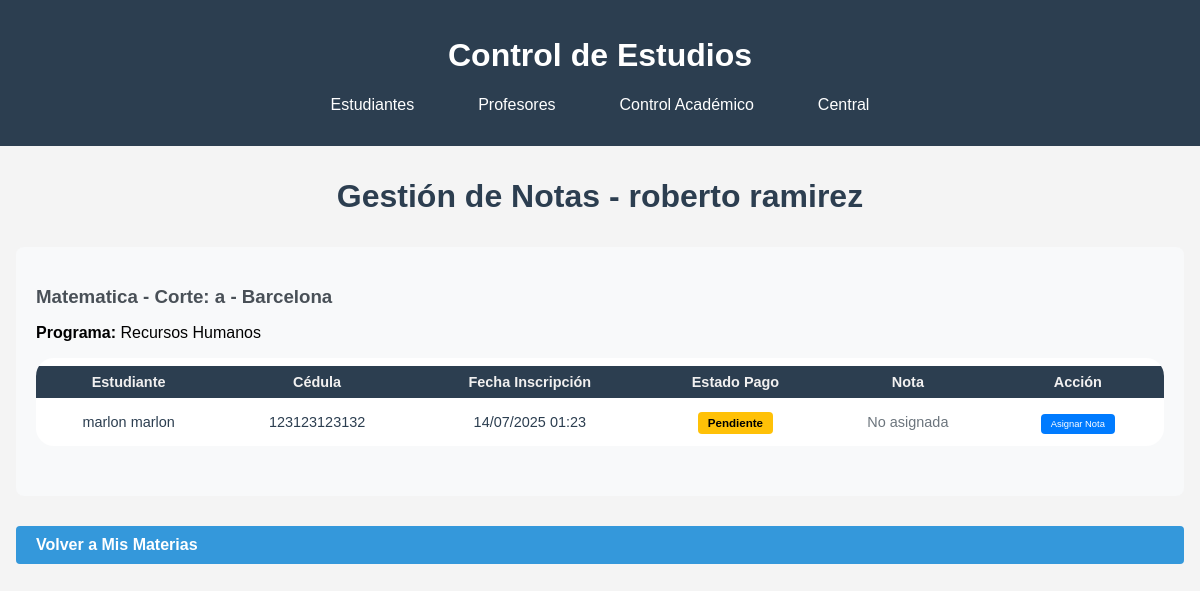
/profesores/profesores/12312312/notas, run on the app's committed database.
### modulos/central/models.py (models this page shows, shortened)
class Persona(db.Model):
    __tablename__ = 'personas'
    cedula = db.Column(db.String(20), primary_key=True, unique=True)
    nombre = db.Column(db.String(100), nullable=False)
    apellido = db.Column(db.String(100), nullable=False)
    numero_telefono = db.Column(db.Integer)
    correo_electronico = db.Column(db.String(100), unique=True, nullable=False)
    usuario = db.Column(db.String(50), unique=True, nullable=False)
    contrasenia = db.Column(db.String(100), nullable=False)
    rol = db.Column(db.String(20), nullable=False)
    __mapper_args__ = {
        'polymorphic_identity': 'persona',
        'polymorphic_on': rol
    }

### modulos/control_academico/models.py (models this page shows, shortened)
class AsignacionMateria(db.Model):
    __tablename__ = 'asignaciones_materias'
    id = db.Column(db.Integer, primary_key=True)
    profesor_id = db.Column(db.String(20), db.ForeignKey('profesores.cedula'), nullable=False)
    materia_codigo = db.Column(db.Integer, db.ForeignKey('materias.codigo'), nullable=False)
    corte_id = db.Column(db.Integer, db.ForeignKey('cortes.id'), nullable=False)
    fecha_asignacion = db.Column(db.DateTime, default=datetime.utcnow, nullable=False)
    profesor = db.relationship('Profesor', back_populates='asignaciones')
    materia = db.relationship('Materia', back_populates='asignaciones')
    corte = db.relationship('Corte', back_populates='asignaciones')
    __table_args__ = (
        db.UniqueConstraint('materia_codigo', 'corte_id', name='uq_materia_corte'),
    )

class Materia(db.Model):
    __tablename__ ='materias'
    codigo = db.Column(db.Integer, primary_key=True, unique=True)
    nombre = db.Column(db.String(100), nullable=False)
    programa_id = db.Column(db.Integer, db.ForeignKey('programas.id'), nullable=False)
    programa = db.relationship('Programa', back_populates='materias')
    asignaciones = db.relationship('AsignacionMateria', back_populates='materia')
    notas = db.relationship('Nota', back_populates='materia')

class Corte(db.Model):
    __tablename__ = 'cortes'
    id = db.Column(db.Integer, primary_key=True)
    programa_id = db.Column(db.Integer, db.ForeignKey('programas.id'), nullable=False)
    seccion = db.Column(db.String(20), nullable=False)
    zona = db.Column(db.String(50), nullable=False)
    fecha_inicio = db.Column(db.Date, nullable=False)
    fecha_fin = db.Column(db.Date, nullable=False)
    programa = db.relationship('Programa', back_populates='cortes')
    inscripciones = db.relationship('Inscripcion', back_populates='corte')
    asignaciones = db.relationship('AsignacionMateria', back_populates='corte')

class Programa(db.Model):
    __tablename__ = 'programas'
    id = db.Column(db.Integer, primary_key=True)
    nombre = db.Column(db.String(100), nullable=False)
    carrera_id = db.Column(db.Integer, db.ForeignKey('carreras.id'), nullable=False)
    carrera = db.relationship('Carrera', back_populates='programas')
    materias = db.relationship('Materia', back_populates='programa')
    cortes = db.relationship('Corte', back_populates='programa')

class Inscripcion(db.Model):
    __tablename__ = 'inscripciones'
    id = db.Column(db.Integer, primary_key=True)
    estudiante_id = db.Column(db.String(20), db.ForeignKey('estudiantes.cedula'), nullable=False)
    corte_id = db.Column(db.Integer, db.ForeignKey('cortes.id'), nullable=False)
    fecha_inscripcion = db.Column(db.DateTime, default=datetime.utcnow, nullable=False)
    estado_pago = db.Column(db.Boolean, default=False)
    estudiante = db.relationship('Estudiante', back_populates='inscripciones')
    corte = db.relationship('Corte', back_populates='inscripciones')

### modulos/estudiantes/models.py (models this page shows, shortened)
class Estudiante(Persona):
    __tablename__ = 'estudiantes'
    cedula = db.Column(db.String(20), db.ForeignKey('personas.cedula'), primary_key=True)
    carrera_id = db.Column(db.Integer, db.ForeignKey('carreras.id'), nullable=True)
    solvente = db.Column(db.Boolean, default = False)
    carrera = db.relationship('Carrera', back_populates='estudiantes')
    inscripciones = db.relationship('Inscripcion', back_populates='estudiante', cascade="all, delete-orphan")
    notas = db.relationship('Nota', back_populates='estudiante', cascade="all, delete-orphan")
    __mapper_args__ = {
        'polymorphic_identity': 'estudiante',
    }

### modulos/profesores/routes.py (the view)
@bp.route('/profesores/<cedula>/notas')
def notas_profesor(cedula):
    profesor = Profesor.query.get_or_404(cedula)
    asignaciones = AsignacionMateria.query.filter_by(profesor_id=cedula).all()
    notas = []
    for asignacion in asignaciones:
        notas_materia = Nota.query.filter_by(materia_codigo=asignacion.materia_codigo).all()
        notas.extend(notas_materia)
    return render_template('profesores/notas.html',
                         profesor=profesor,
                         notas=notas,
                         asignaciones=asignaciones)

### modulos/profesores/templates/profesores/notas.html (shortened to what this page needs)
{% extends "central/base.html" %}
{% block content %}
<div class="welcome-container">
    <h1 class="titulo-estudiantes">Gestión de Notas - {{ profesor.nombre }} {{ profesor.apellido }}</h1>
    {% if asignaciones %}
        {% for asignacion in asignaciones %}
        <div class="tabla-estudiantes-contenedor">
            <h3>{{ asignacion.materia.nombre }} - Corte: {{ asignacion.corte.seccion }} - {{ asignacion.corte.zona }}</h3>
            <p><strong>Programa:</strong> {{ asignacion.materia.programa.nombre }}</p>
            {% set estudiantes_inscritos = asignacion.corte.inscripciones %}
            {% if estudiantes_inscritos %}
                <table class="tabla-estudiantes">
                    <thead>
                        <tr>
                            <th>Estudiante</th>
                            <th>Cédula</th>
                            <th>Fecha Inscripción</th>
                            <th>Estado Pago</th>
                            <th>Nota</th>
                            <th>Acción</th>
                        </tr>
                    </thead>
                    <tbody>
                        {% for inscripcion in estudiantes_inscritos %}
                        {% set estudiante = inscripcion.estudiante %}
                        {% set nota_estudiante = notas|selectattr("estudiante_id", "equalto", estudiante.cedula)|selectattr("materia_codigo", "equalto", asignacion.materia.codigo)|first %}
                        <tr>
                            <td>{{ estudiante.nombre }} {{ estudiante.apellido }}</td>
                            <td>{{ estudiante.cedula }}</td>
                            <td>{{ inscripcion.fecha_inscripcion.strftime('%d/%m/%Y %H:%M') }}</td>
                            <td>
                                {% if inscripcion.estado_pago %}
                                    <span class="badge badge-success">Pagado</span>
                                {% else %}
                                    <span class="badge badge-warning">Pendiente</span>
                                {% endif %}
                            </td>
                            <td>
                                {% if nota_estudiante %}
                                    <strong>{{ nota_estudiante.nota }}/20</strong>
                                {% else %}
                                    <span class="text-muted">No asignada</span>
                                {% endif %}
                            </td>
                            <td>
                                <a href="{{ url_for('profesores.editar_nota', cedula=profesor.cedula, estudiante_cedula=estudiante.cedula, materia_codigo=asignacion.materia.codigo) }}"
                                   class="btn-accion editar">
                                    {% if nota_estudiante %}Editar Nota{% else %}Asignar Nota{% endif %}
                                </a>
                            </td>
                        </tr>
                        {% endfor %}
                    </tbody>
                </table>
            {% else %}
                <p class="text-muted">No hay estudiantes inscritos en este corte.</p>
            {% endif %}
        </div>
        {% endfor %}
    {% else %}
        <div class="alert alert-warning">
            <p>No tienes materias asignadas actualmente. Para gestionar notas, primero debes tener materias asignadas.</p>
            <a href="{{ url_for('profesores.materias_profesor', cedula=profesor.cedula) }}" class="btn-form-estudiante">Ver Mis Materias</a>
        </div>
    {% endif %}
    <a href="{{ url_for('profesores.materias_profesor', cedula=profesor.cedula) }}" class="btn-nuevo-estudiante">Volver a Mis Materias</a>
</div>
{% endblock %}

### modulos/static/css/style.css (style rules this page uses)
body { font-family: Arial, sans-serif; margin: 0; padding: 0; background-color: #f4f4f4; }
.welcome-container { max-width: 1200px; margin: 2rem auto; padding: 0 1rem; }
.welcome-container h1 { text-align: center; color: #2c3e50; margin-bottom: 2rem; }
.titulo-estudiantes { text-align: center; margin-top: 20px; color: #2c3e50; }
a { text-decoration: none ; }
.btn-nuevo-estudiante { text-decoration: none; display: block; margin: 15px auto 25px auto; padding: 10px 20px; background-color: #3498db; color: white; border: none; border-radius: 4px; font-weight: bold; cursor: pointer; transition: background 0.2s; }
.tabla-estudiantes-contenedor { overflow-x: auto; margin: 0 auto; max-width: 2000px; }
.tabla-estudiantes { width: 100%; max-width: 1500; margin: 0 auto 30px auto; border-collapse: separate; border-spacing: 0 8px; border-radius: 18px; margin-bottom: 30px; background: #fff; overflow: hidden; }
.tabla-estudiantes th, .tabla-estudiantes td { padding: 8px 12px; text-align: center; }
.tabla-estudiantes, .tabla-estudiantes th, .tabla-estudiantes td { font-family: Arial, sans-serif; font-size: 0.95em; color: #2c3e50; }
.tabla-estudiantes th { background-color: #2c3e50; color: #f1f0f0; }
.btn-accion { padding: 2px 6px; border-radius: 2px; text-decoration: none; font-size: 0.65em; margin: 0 1px; }
.btn-accion.editar { background: #2c3e50; color: white; }
.btn-accion { padding: 5px 10px; border-radius: 4px; text-decoration: none; color: white; margin: 0 5px; }

### modulos/profesores/templates/profesores/notas.html (style rules this page uses)
.badge { padding: 5px 10px; border-radius: 4px; font-size: 0.8em; font-weight: bold; }
.badge-warning { background-color: #ffc107; color: black; }
.btn-accion { padding: 5px 10px; border-radius: 4px; text-decoration: none; color: white; margin: 0 5px; }
.btn-accion.editar { background-color: #007bff; }
.tabla-estudiantes-contenedor { margin-bottom: 30px; background-color: #f8f9fa; padding: 20px; border-radius: 8px; }
.tabla-estudiantes-contenedor h3 { color: #495057; margin-bottom: 10px; }
.text-muted { color: #6c757d !important; }

### data on the page
Persona: nombre "roberto", apellido "ramirez"
AsignacionMateria: materia.nombre "Matematica", corte.seccion "a", corte.zona "Barcelona", materia.programa.nombre "Recursos Humanos"
Inscripcion: fecha_inscripcion "14/07/2025 01:23", estado_pago "Pendiente"
Persona: nombre "marlon", apellido "marlon"
Estudiante: cedula "123123123132"
